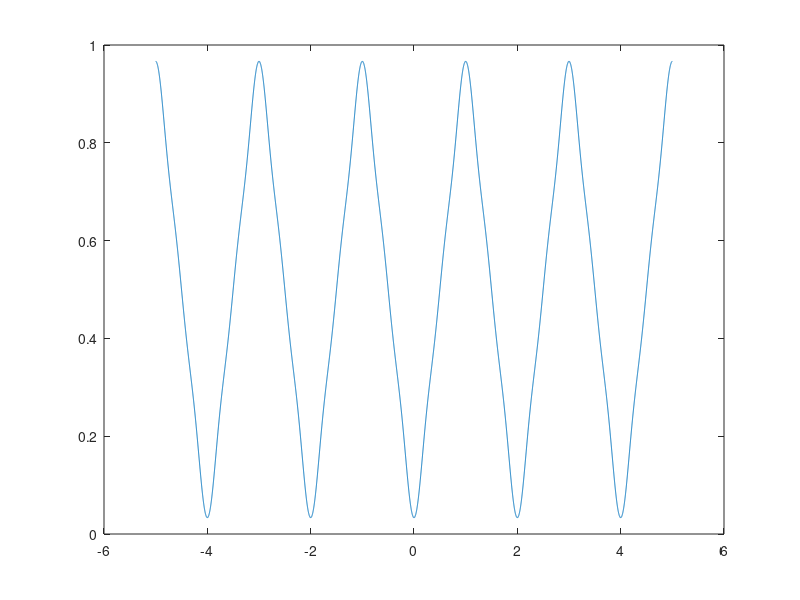

Write MATLAB code to recreate this figure.
t=-5:0.001:5;
T=3;
w=2*pi*(1/T)
a0=1/2
ft=a0
for n=1:2:5
    ft=ft+(-4/((n*pi)^2))*cos(n*pi*t);
end
plot(t,ft)
